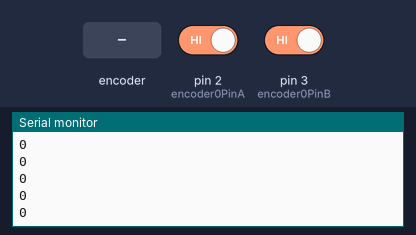
The sketch below on a simulated Arduino Uno, built with avr-gcc and run on an emulated ATmega328P. Parts: the last lines printed to the serial monitor. The test bench sets the inputs (shaded band); at power-on: pin 2 (encoder0PinA) HIGH, pin 3 (encoder0PinB) HIGH.

Above: at 1.2 s.
1.3 s: rotary encoder on pin 2 (encoder0PinA) / pin 3 (encoder0PinB) turned 1 step (first pin leading)
At 2.1 s:
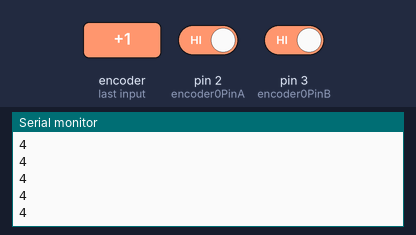
3.0 s: rotary encoder on pin 2 (encoder0PinA) / pin 3 (encoder0PinB) turned 1 step (first pin leading)
At 3.7 s:
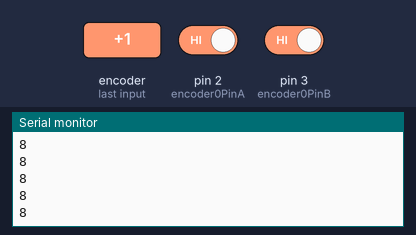
Timing chart, 0 to 6.0 s (numbered marks = the images above; inputs shaded):
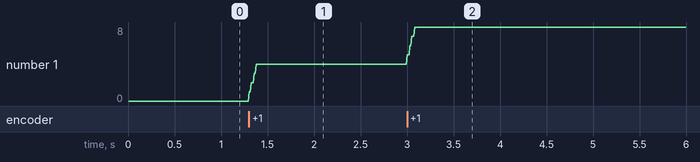

Measured:
- after the input at 1.3 s, the serial monitor: prints a new line at once (image 1)
- after the input at 3.0 s, the serial monitor: prints a new line at once (image 2)
- plotted number 1: 0 → 4 after the input at 1.3 s, 4 → 8 after the input at 3.0 s

The sketch:

Encoder_Reading_Change_CPR.ino
```cpp
#define encoder0PinA 2      // encoder 1
#define encoder0PinB 3

unsigned long currentMillis;
unsigned long previousMillis;

volatile long encoder0Pos = 0;    // encoder 1

void setup() {
  Serial.begin(57600);
  pinMode(encoder0PinA, INPUT_PULLUP);    // encoder pins
  pinMode(encoder0PinB, INPUT_PULLUP);

  attachInterrupt(digitalPinToInterrupt(encoder0PinA), doEncoderA, CHANGE);
  attachInterrupt(digitalPinToInterrupt(encoder0PinB), doEncoderB, CHANGE);
}

void loop() {
  currentMillis = millis();   // bookmark the time
  if (currentMillis - previousMillis >= 10) {  // start timed loop for everything else
         previousMillis = currentMillis;
         Serial.println(encoder0Pos);
  }
}

void doEncoderA(){

  // look for a low-to-high on channel A
  if (digitalRead(encoder0PinA) == HIGH) {
    // check channel B to see which way encoder is turning
    if (digitalRead(encoder0PinB) == LOW) {
      encoder0Pos = encoder0Pos + 1; // CW
    }
    else {
      encoder0Pos = encoder0Pos - 1; // CCW
    }
  }
  else   // must be a high-to-low edge on channel A
  {
    // check channel B to see which way encoder is turning
    if (digitalRead(encoder0PinB) == HIGH) {
      encoder0Pos = encoder0Pos + 1; // CW
    }
    else {
      encoder0Pos = encoder0Pos - 1; // CCW
    }
  }

}

void doEncoderB(){

  // look for a low-to-high on channel B
  if (digitalRead(encoder0PinB) == HIGH) {
   // check channel A to see which way encoder is turning
    if (digitalRead(encoder0PinA) == HIGH) {
      encoder0Pos = encoder0Pos + 1; // CW
    }
    else {
      encoder0Pos = encoder0Pos - 1; // CCW
    }
  }
  // Look for a high-to-low on channel B
  else {
    // check channel B to see which way encoder is turning
    if (digitalRead(encoder0PinA) == LOW) {
      encoder0Pos = encoder0Pos + 1; // CW
    }
    else {
      encoder0Pos = encoder0Pos - 1; // CCW
    }
  }

}
```
